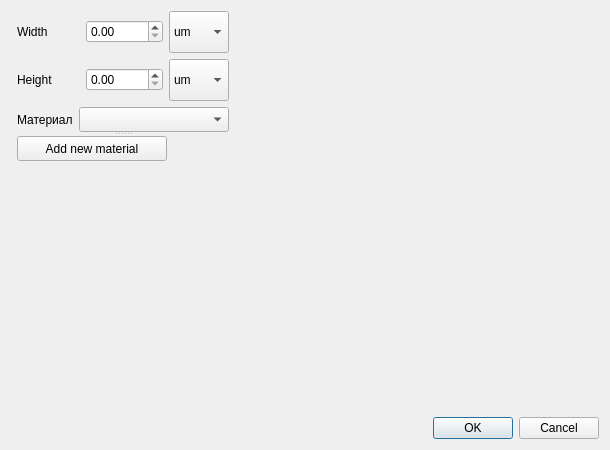
<?xml version="1.0" encoding="UTF-8"?>
<ui version="4.0">
 <class>Newp_dlg</class>
 <widget class="QDialog" name="Newp_dlg">
  <property name="geometry">
   <rect>
    <x>0</x>
    <y>0</y>
    <width>610</width>
    <height>450</height>
   </rect>
  </property>
  <property name="minimumSize">
   <size>
    <width>500</width>
    <height>450</height>
   </size>
  </property>
  <property name="maximumSize">
   <size>
    <width>610</width>
    <height>450</height>
   </size>
  </property>
  <property name="windowTitle">
   <string>Image import</string>
  </property>
  <layout class="QGridLayout" name="gridLayout">
   <item row="0" column="0">
    <layout class="QVBoxLayout" name="verticalLayout_4">
     <item>
      <layout class="QHBoxLayout" name="horizontalLayout_4">
       <item>
        <layout class="QVBoxLayout" name="verticalLayout_3">
         <item>
          <widget class="QSplitter" name="splitter">
           <property name="orientation">
            <enum>Qt::Vertical</enum>
           </property>
           <widget class="QWidget" name="layoutWidget">
            <layout class="QVBoxLayout" name="verticalLayout_2">
             <item>
              <layout class="QVBoxLayout" name="verticalLayout">
               <item>
                <layout class="QHBoxLayout" name="horizontalLayout_2">
                 <item>
                  <widget class="QLabel" name="width_label">
                   <property name="text">
                    <string>Width</string>
                   </property>
                  </widget>
                 </item>
                 <item>
                  <widget class="QDoubleSpinBox" name="width_SpinBox">
                   <property name="maximum">
                    <double>10000.000000000000000</double>
                   </property>
                  </widget>
                 </item>
                 <item>
                  <widget class="QComboBox" name="width_sizeBox">
                   <property name="maximumSize">
                    <size>
                     <width>60</width>
                     <height>50</height>
                    </size>
                   </property>
                   <item>
                    <property name="text">
                     <string>um</string>
                    </property>
                   </item>
                   <item>
                    <property name="text">
                     <string>mm</string>
                    </property>
                   </item>
                  </widget>
                 </item>
                </layout>
               </item>
               <item>
                <layout class="QHBoxLayout" name="horizontalLayout">
                 <item>
                  <widget class="QLabel" name="height_label">
                   <property name="text">
                    <string>Height</string>
                   </property>
                  </widget>
                 </item>
                 <item>
                  <widget class="QDoubleSpinBox" name="height_SpinBox">
                   <property name="maximum">
                    <double>10000.000000000000000</double>
                   </property>
                  </widget>
                 </item>
                 <item>
                  <widget class="QComboBox" name="height_sizeBox">
                   <property name="maximumSize">
                    <size>
                     <width>60</width>
                     <height>50</height>
                    </size>
                   </property>
                   <item>
                    <property name="text">
                     <string>um</string>
                    </property>
                   </item>
                   <item>
                    <property name="text">
                     <string>mm</string>
                    </property>
                   </item>
                  </widget>
                 </item>
                </layout>
               </item>
              </layout>
             </item>
             <item>
              <layout class="QHBoxLayout" name="horizontalLayout_3">
               <item>
                <widget class="QLabel" name="label_4">
                 <property name="text">
                  <string>Материал</string>
                 </property>
                </widget>
               </item>
               <item>
                <widget class="QComboBox" name="material_Box">
                 <property name="minimumSize">
                  <size>
                   <width>150</width>
                   <height>25</height>
                  </size>
                 </property>
                 <property name="maximumSize">
                  <size>
                   <width>200</width>
                   <height>25</height>
                  </size>
                 </property>
                </widget>
               </item>
              </layout>
             </item>
            </layout>
           </widget>
           <widget class="QPushButton" name="add_Button">
            <property name="minimumSize">
             <size>
              <width>150</width>
              <height>0</height>
             </size>
            </property>
            <property name="maximumSize">
             <size>
              <width>150</width>
              <height>25</height>
             </size>
            </property>
            <property name="text">
             <string>Add new material</string>
            </property>
           </widget>
          </widget>
         </item>
         <item>
          <spacer name="verticalSpacer">
           <property name="orientation">
            <enum>Qt::Vertical</enum>
           </property>
           <property name="sizeHint" stdset="0">
            <size>
             <width>20</width>
             <height>40</height>
            </size>
           </property>
          </spacer>
         </item>
        </layout>
       </item>
       <item>
        <widget class="QLabel" name="pic_label">
         <property name="minimumSize">
          <size>
           <width>350</width>
           <height>300</height>
          </size>
         </property>
         <property name="maximumSize">
          <size>
           <width>350</width>
           <height>250</height>
          </size>
         </property>
         <property name="autoFillBackground">
          <bool>true</bool>
         </property>
         <property name="text">
          <string/>
         </property>
        </widget>
       </item>
      </layout>
     </item>
     <item>
      <spacer name="verticalSpacer_2">
       <property name="orientation">
        <enum>Qt::Vertical</enum>
       </property>
       <property name="sizeHint" stdset="0">
        <size>
         <width>20</width>
         <height>40</height>
        </size>
       </property>
      </spacer>
     </item>
     <item>
      <widget class="QDialogButtonBox" name="buttonBox">
       <property name="standardButtons">
        <set>QDialogButtonBox::Cancel|QDialogButtonBox::Ok</set>
       </property>
      </widget>
     </item>
    </layout>
   </item>
  </layout>
 </widget>
 <resources/>
 <connections>
  <connection>
   <sender>buttonBox</sender>
   <signal>accepted()</signal>
   <receiver>Newp_dlg</receiver>
   <slot>accept()</slot>
   <hints>
    <hint type="sourcelabel">
     <x>389</x>
     <y>213</y>
    </hint>
    <hint type="destinationlabel">
     <x>480</x>
     <y>169</y>
    </hint>
   </hints>
  </connection>
  <connection>
   <sender>buttonBox</sender>
   <signal>rejected()</signal>
   <receiver>Newp_dlg</receiver>
   <slot>reject()</slot>
   <hints>
    <hint type="sourcelabel">
     <x>351</x>
     <y>210</y>
    </hint>
    <hint type="destinationlabel">
     <x>454</x>
     <y>232</y>
    </hint>
   </hints>
  </connection>
 </connections>
 <slots>
  <slot>openDir()</slot>
  <slot>openImg()</slot>
 </slots>
</ui>
